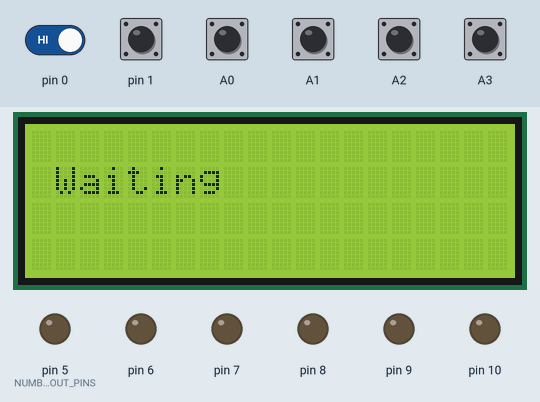
This sketch was run on a simulated Arduino Uno, built with avr-gcc and run on an emulated ATmega328P. Parts: 20×4 character LCD, output pins drawn as LEDs (lit = HIGH). The inputs (shaded band) are chosen by the test bench; at power-on: A0–3, pin 0, pin 1 HIGH.

Above: at 1.2 s.
1.3 s: pin 1 pulled LOW for 1.25 s
At 2.8 s:
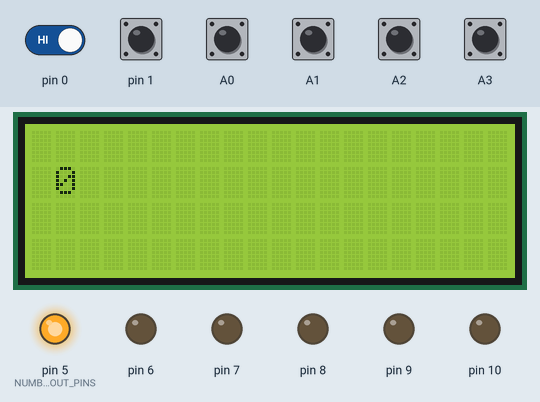
4.6 s: pin 0 driven LOW and pin 1 driven LOW
At 6.3 s:
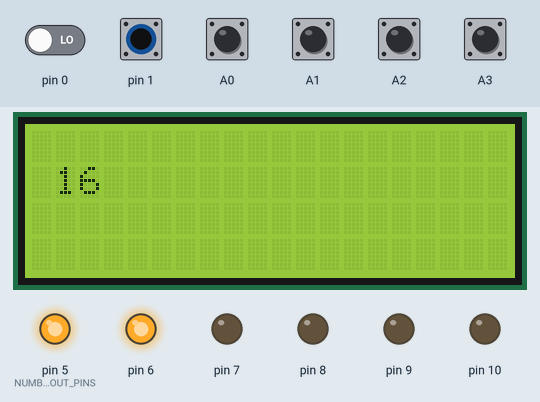
6.6 s: A0 pulled LOW for 1.25 s
At 7.9 s:
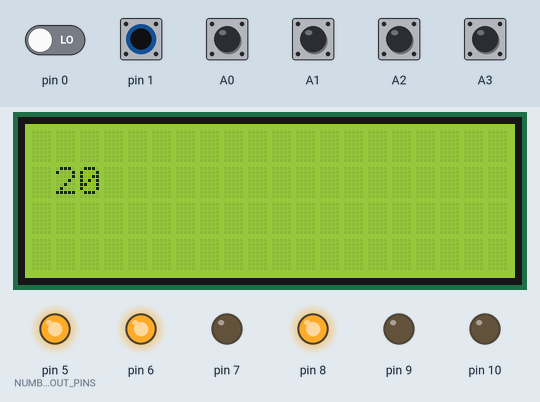
9.6 s: A1 pulled LOW for 1.25 s
At 10.9 s:
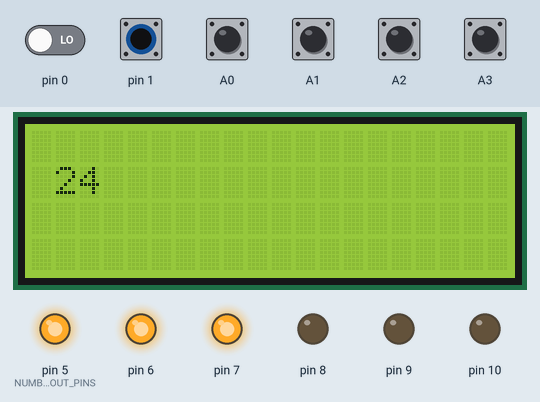
12.6 s: A2 pulled LOW for 1.25 s
At 13.9 s:
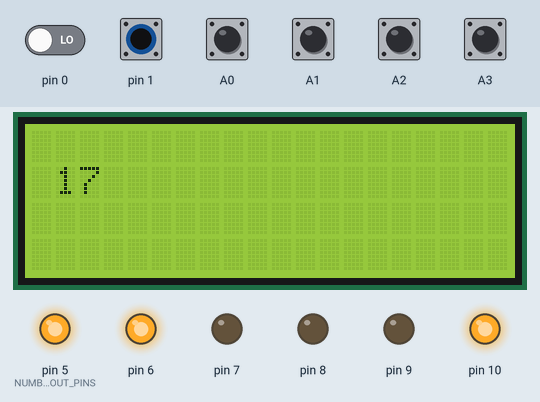
15.6 s: A3 pulled LOW for 1.25 s
At 16.9 s:
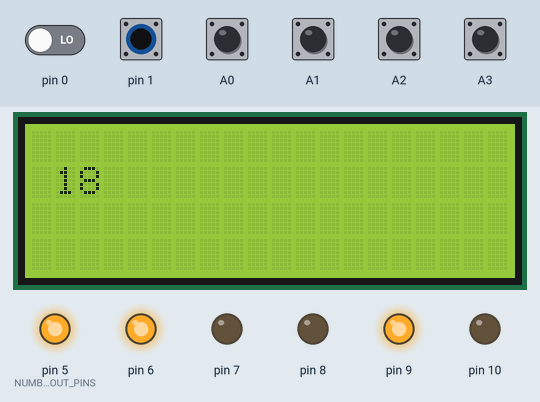
Timing chart, 0 to 18.7 s (numbered marks = the images above; inputs shaded):
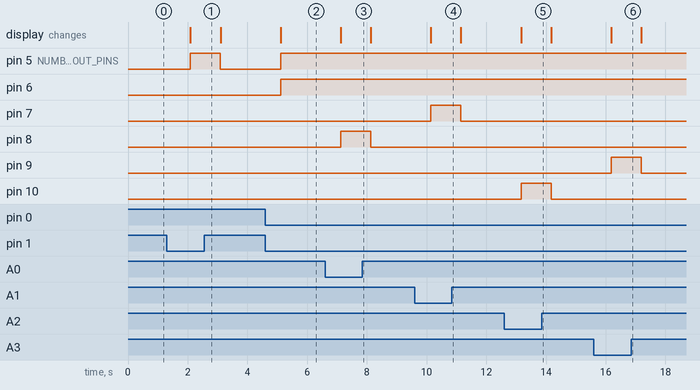

The sketch:

testLCDBtnRelay.ino
```cpp
#include <LiquidCrystal_I2C.h>


#define NUMBER_OF_IN_OUT_PINS 5
#define IS_SMD_MICRO


LiquidCrystal_I2C lcd = LiquidCrystal_I2C(0x27, 20, 4);

int rlyPins[NUMBER_OF_IN_OUT_PINS+1];

  int btnPins[(NUMBER_OF_IN_OUT_PINS + 1)];
  int progBtnPin;

void setup() {

  lcd.init();
  lcd.backlight();
  // put your setup code here, to run once:

  #ifdef IS_SMD_MICRO
  rlyPins[0] = 10;
  rlyPins[1] = 9;
  rlyPins[2] = 8;
  rlyPins[3] = 7;
  rlyPins[4] = 6;
  rlyPins[NUMBER_OF_IN_OUT_PINS] = 5;
  #else
  rlyPins[0] = 0;
  rlyPins[1] = 1;
  rlyPins[2] = 5;
  rlyPins[3] = 6;
  rlyPins[4] = 7;
  rlyPins[NUMBER_OF_IN_OUT_PINS] = 8;
  #endif
for (int  i = 0; i < (NUMBER_OF_IN_OUT_PINS+1) ; i++) {
    pinMode(rlyPins[i], OUTPUT);
  }


  #ifdef IS_SMD_MICRO
  btnPins[0] = A2;
  btnPins[1] = A3;
  btnPins[2] = A0;
  btnPins[3] = A1;
  btnPins[4] = 0;
  btnPins[NUMBER_OF_IN_OUT_PINS] = 1;
  progBtnPin = 3;
  #else
  btnPins[0] = 9;
  btnPins[1] = 10;
  btnPins[2] = A0;
  btnPins[3] = A1;
  btnPins[4] = A2;
  btnPins[NUMBER_OF_IN_OUT_PINS] = A3;
  progBtnPin = 11;
  #endif


  for (int i=0; i<(NUMBER_OF_IN_OUT_PINS + 1); i++) {
    pinMode(btnPins[i], INPUT_PULLUP);
  }
  pinMode(progBtnPin, INPUT_PULLUP);

}

void loop() {
  // put your main code here, to run repeatedly:
if(!digitalRead(btnPins[NUMBER_OF_IN_OUT_PINS])) {
int btnValRead = getButton();
lcd.clear();
lcd.setCursor(1,1);
lcd.print(btnValRead);
setRelayPins(btnValRead);
digitalWrite(rlyPins[NUMBER_OF_IN_OUT_PINS], HIGH);
} else {
  digitalWrite(rlyPins[NUMBER_OF_IN_OUT_PINS], LOW);
  lcd.clear();
  lcd.setCursor(1,1);
  lcd.print("Waiting");
}
delay(1000);
}


void setRelayPins(int rlyNumber) {
  for (int i=0; i<NUMBER_OF_IN_OUT_PINS; i++) {
    digitalWrite(rlyPins[i], !!(rlyNumber & (1<<i)));
  }
}


int getButton() {
  int out = 0;
  for (int i=0; i<NUMBER_OF_IN_OUT_PINS; i++) {
    int tempPinOut = 0 | (!digitalRead(btnPins[i]));
      tempPinOut <<= i;
      out |= tempPinOut;
  }
  return out;
}
```

Measured:
- after the input at 1.3 s, pin 5 (NUMBER_OF_IN_OUT_PINS): LOW → HIGH after 0.79 s, → LOW 1.0 s later; the display: changes after 0.79 s (image 1)
- after the input at 4.6 s, pin 5 (NUMBER_OF_IN_OUT_PINS), pin 6: LOW → HIGH after 0.52 s; the display: changes after 0.52 s (image 2)
- after the input at 6.6 s, pin 8: LOW → HIGH after 0.53 s, → LOW 1.0 s later; the display: changes after 0.53 s (image 3)
- after the input at 9.6 s, pin 7: LOW → HIGH after 0.55 s, → LOW 1.0 s later; the display: changes after 0.55 s (image 4)
- after the input at 12.6 s, pin 10: LOW → HIGH after 0.56 s, → LOW 1.0 s later; the display: changes after 0.56 s (image 5)
- after the input at 15.6 s, pin 9: LOW → HIGH after 0.58 s, → LOW 1.0 s later; the display: changes after 0.58 s (image 6)
